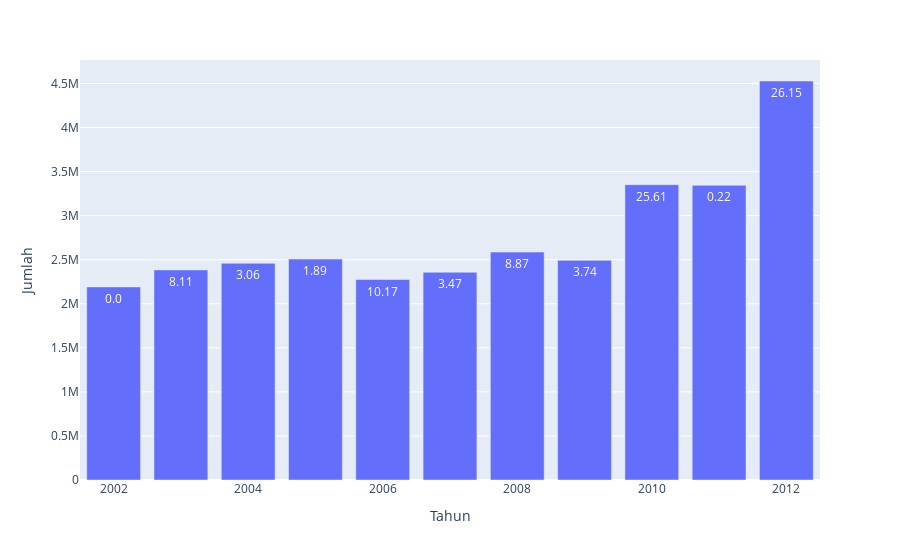

Notebook cell for this chart:
### Code cell
anot = pd.DataFrame(pin.groupby('Tahun')['Jumlah'].agg('sum'))
an = []
for i in range(len(anot.Jumlah)):
    an.append((abs(anot.Jumlah.iloc[i]-anot.Jumlah.iloc[i-1]))/anot.Jumlah.iloc[i])
    an[0]=0
    an[i] = an[i]*100
    an[i] = round(an[i],2)
an
pinn = pd.DataFrame(pin.groupby('Tahun')['Jumlah'].agg('sum'))
px.bar(pinn, x = pinn.index, y = pinn.Jumlah, text = an)

### Figure 1 — Plotly figure (JSON) as saved in the notebook; plotly's stock layout.template omitted (floating-point values rounded to 4 significant figures)
{"data": [{"alignmentgroup": "True", "hovertemplate": "Tahun=%{x}<br>Jumlah=%{y}<br>text=%{text}<extra></extra>", "legendgroup": "", "marker": {"color": "#636efa", "pattern": {"shape": ""}}, "name": "", "offsetgroup": "", "orientation": "v", "showlegend": false, "text": ["0.0", "8.11", "3.06", "1.89", "10.17", "3.47", "8.87", "3.74", "25.61", "0.22", "26.15"], "textposition": "auto", "type": "bar", "x": [2002, 2003, 2004, 2005, 2006, 2007, 2008, 2009, 2010, 2011, 2012], "xaxis": "x", "y": [2190920, 2384209, 2459356, 2506614, 2275308, 2357063, 2586462, 2493193, 3351448, 3343934, 4527838], "yaxis": "y"}], "layout": {"barmode": "relative", "legend": {"tracegroupgap": 0}, "margin": {"t": 60}, "xaxis": {"anchor": "y", "domain": [0, 1], "title": {"text": "Tahun"}}, "yaxis": {"anchor": "x", "domain": [0, 1], "title": {"text": "Jumlah"}}}}
